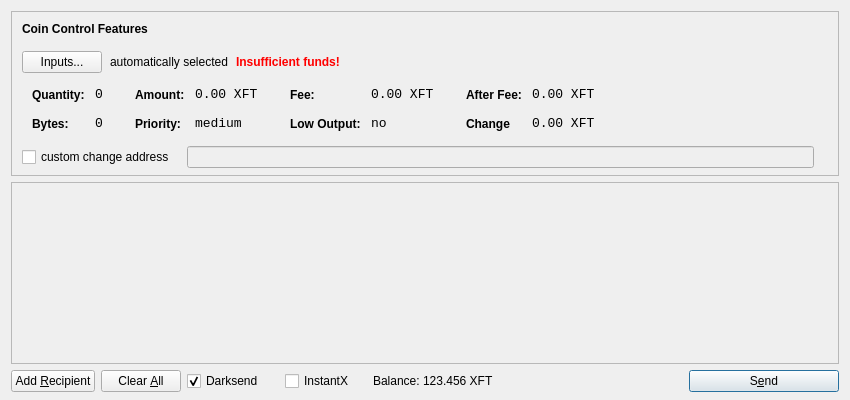
<?xml version="1.0" encoding="UTF-8"?>
<ui version="4.0">
 <class>SendCoinsDialog</class>
 <widget class="QDialog" name="SendCoinsDialog">
  <property name="geometry">
   <rect>
    <x>0</x>
    <y>0</y>
    <width>850</width>
    <height>400</height>
   </rect>
  </property>
  <property name="windowTitle">
   <string>Send Coins</string>
  </property>
  <layout class="QVBoxLayout" name="verticalLayout" stretch="0,1,0">
   <property name="bottomMargin">
    <number>8</number>
   </property>
   <item>
    <widget class="QFrame" name="frameCoinControl">
     <property name="sizePolicy">
      <sizepolicy hsizetype="Expanding" vsizetype="Expanding">
       <horstretch>0</horstretch>
       <verstretch>0</verstretch>
      </sizepolicy>
     </property>
     <property name="maximumSize">
      <size>
       <width>16777215</width>
       <height>16777215</height>
      </size>
     </property>
     <property name="frameShape">
      <enum>QFrame::StyledPanel</enum>
     </property>
     <property name="frameShadow">
      <enum>QFrame::Sunken</enum>
     </property>
     <layout class="QVBoxLayout" name="verticalLayoutCoinControl2">
      <property name="spacing">
       <number>-1</number>
      </property>
      <property name="leftMargin">
       <number>0</number>
      </property>
      <property name="topMargin">
       <number>0</number>
      </property>
      <property name="rightMargin">
       <number>0</number>
      </property>
      <property name="bottomMargin">
       <number>6</number>
      </property>
      <item>
       <layout class="QVBoxLayout" name="verticalLayoutCoinControl" stretch="0,0,0,0,1">
        <property name="spacing">
         <number>0</number>
        </property>
        <property name="leftMargin">
         <number>10</number>
        </property>
        <property name="topMargin">
         <number>10</number>
        </property>
        <item>
         <layout class="QHBoxLayout" name="horizontalLayoutCoinControl1">
          <property name="bottomMargin">
           <number>15</number>
          </property>
          <item>
           <widget class="QLabel" name="labelCoinControlFeatures">
            <property name="sizePolicy">
             <sizepolicy hsizetype="Preferred" vsizetype="Maximum">
              <horstretch>0</horstretch>
              <verstretch>0</verstretch>
             </sizepolicy>
            </property>
            <property name="font">
             <font>
              <weight>75</weight>
              <bold>true</bold>
             </font>
            </property>
            <property name="styleSheet">
             <string notr="true">font-weight:bold;</string>
            </property>
            <property name="text">
             <string>Coin Control Features</string>
            </property>
           </widget>
          </item>
         </layout>
        </item>
        <item>
         <layout class="QHBoxLayout" name="horizontalLayoutCoinControl2" stretch="0,0,0,0">
          <property name="spacing">
           <number>8</number>
          </property>
          <property name="bottomMargin">
           <number>10</number>
          </property>
          <item>
           <widget class="QPushButton" name="pushButtonCoinControl">
            <property name="styleSheet">
             <string notr="true"/>
            </property>
            <property name="text">
             <string>Inputs...</string>
            </property>
           </widget>
          </item>
          <item>
           <widget class="QLabel" name="labelCoinControlAutomaticallySelected">
            <property name="text">
             <string>automatically selected</string>
            </property>
            <property name="margin">
             <number>5</number>
            </property>
           </widget>
          </item>
          <item>
           <widget class="QLabel" name="labelCoinControlInsuffFunds">
            <property name="font">
             <font>
              <weight>75</weight>
              <bold>true</bold>
             </font>
            </property>
            <property name="styleSheet">
             <string notr="true">color:red;font-weight:bold;</string>
            </property>
            <property name="text">
             <string>Insufficient funds!</string>
            </property>
            <property name="margin">
             <number>5</number>
            </property>
           </widget>
          </item>
          <item>
           <spacer name="horizontalSpacerCoinControl">
            <property name="orientation">
             <enum>Qt::Horizontal</enum>
            </property>
            <property name="sizeHint" stdset="0">
             <size>
              <width>40</width>
              <height>1</height>
             </size>
            </property>
           </spacer>
          </item>
         </layout>
        </item>
        <item>
         <widget class="QWidget" name="widgetCoinControl" native="true">
          <property name="sizePolicy">
           <sizepolicy hsizetype="Preferred" vsizetype="Preferred">
            <horstretch>0</horstretch>
            <verstretch>0</verstretch>
           </sizepolicy>
          </property>
          <property name="minimumSize">
           <size>
            <width>0</width>
            <height>0</height>
           </size>
          </property>
          <property name="styleSheet">
           <string notr="true"/>
          </property>
          <layout class="QHBoxLayout" name="horizontalLayoutCoinControl5">
           <property name="margin">
            <number>0</number>
           </property>
           <item>
            <layout class="QHBoxLayout" name="horizontalLayoutCoinControl3" stretch="0,0,0,1">
             <property name="spacing">
              <number>20</number>
             </property>
             <property name="topMargin">
              <number>0</number>
             </property>
             <property name="bottomMargin">
              <number>10</number>
             </property>
             <item>
              <layout class="QFormLayout" name="formLayoutCoinControl1">
               <property name="horizontalSpacing">
                <number>10</number>
               </property>
               <property name="verticalSpacing">
                <number>14</number>
               </property>
               <property name="leftMargin">
                <number>10</number>
               </property>
               <property name="topMargin">
                <number>4</number>
               </property>
               <property name="rightMargin">
                <number>6</number>
               </property>
               <item row="0" column="0">
                <widget class="QLabel" name="labelCoinControlQuantityText">
                 <property name="styleSheet">
                  <string notr="true">font-weight:bold;</string>
                 </property>
                 <property name="text">
                  <string>Quantity:</string>
                 </property>
                 <property name="margin">
                  <number>0</number>
                 </property>
                </widget>
               </item>
               <item row="0" column="1">
                <widget class="QLabel" name="labelCoinControlQuantity">
                 <property name="font">
                  <font>
                   <family>Monospace</family>
                   <pointsize>10</pointsize>
                  </font>
                 </property>
                 <property name="cursor">
                  <cursorShape>IBeamCursor</cursorShape>
                 </property>
                 <property name="contextMenuPolicy">
                  <enum>Qt::ActionsContextMenu</enum>
                 </property>
                 <property name="text">
                  <string>0</string>
                 </property>
                 <property name="margin">
                  <number>0</number>
                 </property>
                 <property name="textInteractionFlags">
                  <set>Qt::LinksAccessibleByMouse|Qt::TextSelectableByKeyboard|Qt::TextSelectableByMouse</set>
                 </property>
                </widget>
               </item>
               <item row="1" column="0">
                <widget class="QLabel" name="labelCoinControlBytesText">
                 <property name="styleSheet">
                  <string notr="true">font-weight:bold;</string>
                 </property>
                 <property name="text">
                  <string>Bytes:</string>
                 </property>
                </widget>
               </item>
               <item row="1" column="1">
                <widget class="QLabel" name="labelCoinControlBytes">
                 <property name="font">
                  <font>
                   <family>Monospace</family>
                   <pointsize>10</pointsize>
                  </font>
                 </property>
                 <property name="cursor">
                  <cursorShape>IBeamCursor</cursorShape>
                 </property>
                 <property name="contextMenuPolicy">
                  <enum>Qt::ActionsContextMenu</enum>
                 </property>
                 <property name="text">
                  <string>0</string>
                 </property>
                 <property name="textInteractionFlags">
                  <set>Qt::LinksAccessibleByMouse|Qt::TextSelectableByKeyboard|Qt::TextSelectableByMouse</set>
                 </property>
                </widget>
               </item>
              </layout>
             </item>
             <item>
              <layout class="QFormLayout" name="formLayoutCoinControl2">
               <property name="horizontalSpacing">
                <number>10</number>
               </property>
               <property name="verticalSpacing">
                <number>14</number>
               </property>
               <property name="leftMargin">
                <number>6</number>
               </property>
               <property name="topMargin">
                <number>4</number>
               </property>
               <property name="rightMargin">
                <number>6</number>
               </property>
               <item row="0" column="0">
                <widget class="QLabel" name="labelCoinControlAmountText">
                 <property name="styleSheet">
                  <string notr="true">font-weight:bold;</string>
                 </property>
                 <property name="text">
                  <string>Amount:</string>
                 </property>
                 <property name="margin">
                  <number>0</number>
                 </property>
                </widget>
               </item>
               <item row="0" column="1">
                <widget class="QLabel" name="labelCoinControlAmount">
                 <property name="font">
                  <font>
                   <family>Monospace</family>
                   <pointsize>10</pointsize>
                  </font>
                 </property>
                 <property name="cursor">
                  <cursorShape>IBeamCursor</cursorShape>
                 </property>
                 <property name="contextMenuPolicy">
                  <enum>Qt::ActionsContextMenu</enum>
                 </property>
                 <property name="text">
                  <string>0.00 XFT</string>
                 </property>
                 <property name="textInteractionFlags">
                  <set>Qt::LinksAccessibleByMouse|Qt::TextSelectableByKeyboard|Qt::TextSelectableByMouse</set>
                 </property>
                </widget>
               </item>
               <item row="1" column="0">
                <widget class="QLabel" name="labelCoinControlPriorityText">
                 <property name="styleSheet">
                  <string notr="true">font-weight:bold;</string>
                 </property>
                 <property name="text">
                  <string>Priority:</string>
                 </property>
                </widget>
               </item>
               <item row="1" column="1">
                <widget class="QLabel" name="labelCoinControlPriority">
                 <property name="font">
                  <font>
                   <family>Monospace</family>
                   <pointsize>10</pointsize>
                  </font>
                 </property>
                 <property name="cursor">
                  <cursorShape>IBeamCursor</cursorShape>
                 </property>
                 <property name="contextMenuPolicy">
                  <enum>Qt::ActionsContextMenu</enum>
                 </property>
                 <property name="text">
                  <string>medium</string>
                 </property>
                 <property name="textInteractionFlags">
                  <set>Qt::LinksAccessibleByMouse|Qt::TextSelectableByKeyboard|Qt::TextSelectableByMouse</set>
                 </property>
                </widget>
               </item>
              </layout>
             </item>
             <item>
              <layout class="QFormLayout" name="formLayoutCoinControl3">
               <property name="horizontalSpacing">
                <number>10</number>
               </property>
               <property name="verticalSpacing">
                <number>14</number>
               </property>
               <property name="leftMargin">
                <number>6</number>
               </property>
               <property name="topMargin">
                <number>4</number>
               </property>
               <property name="rightMargin">
                <number>6</number>
               </property>
               <item row="0" column="0">
                <widget class="QLabel" name="labelCoinControlFeeText">
                 <property name="styleSheet">
                  <string notr="true">font-weight:bold;</string>
                 </property>
                 <property name="text">
                  <string>Fee:</string>
                 </property>
                 <property name="margin">
                  <number>0</number>
                 </property>
                </widget>
               </item>
               <item row="0" column="1">
                <widget class="QLabel" name="labelCoinControlFee">
                 <property name="font">
                  <font>
                   <family>Monospace</family>
                   <pointsize>10</pointsize>
                  </font>
                 </property>
                 <property name="cursor">
                  <cursorShape>IBeamCursor</cursorShape>
                 </property>
                 <property name="contextMenuPolicy">
                  <enum>Qt::ActionsContextMenu</enum>
                 </property>
                 <property name="text">
                  <string>0.00 XFT</string>
                 </property>
                 <property name="textInteractionFlags">
                  <set>Qt::LinksAccessibleByMouse|Qt::TextSelectableByKeyboard|Qt::TextSelectableByMouse</set>
                 </property>
                </widget>
               </item>
               <item row="1" column="0">
                <widget class="QLabel" name="labelCoinControlLowOutputText">
                 <property name="styleSheet">
                  <string notr="true">font-weight:bold;</string>
                 </property>
                 <property name="text">
                  <string>Low Output:</string>
                 </property>
                </widget>
               </item>
               <item row="1" column="1">
                <widget class="QLabel" name="labelCoinControlLowOutput">
                 <property name="font">
                  <font>
                   <family>Monospace</family>
                   <pointsize>10</pointsize>
                  </font>
                 </property>
                 <property name="cursor">
                  <cursorShape>IBeamCursor</cursorShape>
                 </property>
                 <property name="contextMenuPolicy">
                  <enum>Qt::ActionsContextMenu</enum>
                 </property>
                 <property name="text">
                  <string>no</string>
                 </property>
                 <property name="textInteractionFlags">
                  <set>Qt::LinksAccessibleByMouse|Qt::TextSelectableByKeyboard|Qt::TextSelectableByMouse</set>
                 </property>
                </widget>
               </item>
              </layout>
             </item>
             <item>
              <layout class="QFormLayout" name="formLayoutCoinControl4">
               <property name="horizontalSpacing">
                <number>10</number>
               </property>
               <property name="verticalSpacing">
                <number>14</number>
               </property>
               <property name="leftMargin">
                <number>6</number>
               </property>
               <property name="topMargin">
                <number>4</number>
               </property>
               <property name="rightMargin">
                <number>6</number>
               </property>
               <item row="0" column="0">
                <widget class="QLabel" name="labelCoinControlAfterFeeText">
                 <property name="styleSheet">
                  <string notr="true">font-weight:bold;</string>
                 </property>
                 <property name="text">
                  <string>After Fee:</string>
                 </property>
                 <property name="margin">
                  <number>0</number>
                 </property>
                </widget>
               </item>
               <item row="0" column="1">
                <widget class="QLabel" name="labelCoinControlAfterFee">
                 <property name="font">
                  <font>
                   <family>Monospace</family>
                   <pointsize>10</pointsize>
                  </font>
                 </property>
                 <property name="cursor">
                  <cursorShape>IBeamCursor</cursorShape>
                 </property>
                 <property name="contextMenuPolicy">
                  <enum>Qt::ActionsContextMenu</enum>
                 </property>
                 <property name="text">
                  <string>0.00 XFT</string>
                 </property>
                 <property name="textInteractionFlags">
                  <set>Qt::LinksAccessibleByMouse|Qt::TextSelectableByKeyboard|Qt::TextSelectableByMouse</set>
                 </property>
                </widget>
               </item>
               <item row="1" column="0">
                <widget class="QLabel" name="labelCoinControlChangeText">
                 <property name="styleSheet">
                  <string notr="true">font-weight:bold;</string>
                 </property>
                 <property name="text">
                  <string>Change</string>
                 </property>
                </widget>
               </item>
               <item row="1" column="1">
                <widget class="QLabel" name="labelCoinControlChange">
                 <property name="font">
                  <font>
                   <family>Monospace</family>
                   <pointsize>10</pointsize>
                  </font>
                 </property>
                 <property name="cursor">
                  <cursorShape>IBeamCursor</cursorShape>
                 </property>
                 <property name="contextMenuPolicy">
                  <enum>Qt::ActionsContextMenu</enum>
                 </property>
                 <property name="text">
                  <string>0.00 XFT</string>
                 </property>
                 <property name="textInteractionFlags">
                  <set>Qt::LinksAccessibleByMouse|Qt::TextSelectableByKeyboard|Qt::TextSelectableByMouse</set>
                 </property>
                </widget>
               </item>
              </layout>
             </item>
            </layout>
           </item>
          </layout>
         </widget>
        </item>
        <item>
         <layout class="QHBoxLayout" name="horizontalLayoutCoinControl4" stretch="0,0,0">
          <property name="spacing">
           <number>12</number>
          </property>
          <property name="sizeConstraint">
           <enum>QLayout::SetDefaultConstraint</enum>
          </property>
          <property name="topMargin">
           <number>5</number>
          </property>
          <property name="rightMargin">
           <number>5</number>
          </property>
          <item>
           <widget class="QCheckBox" name="checkBoxCoinControlChange">
            <property name="text">
             <string>custom change address</string>
            </property>
           </widget>
          </item>
          <item>
           <widget class="QLineEdit" name="lineEditCoinControlChange">
            <property name="enabled">
             <bool>false</bool>
            </property>
            <property name="sizePolicy">
             <sizepolicy hsizetype="Expanding" vsizetype="Fixed">
              <horstretch>0</horstretch>
              <verstretch>0</verstretch>
             </sizepolicy>
            </property>
           </widget>
          </item>
          <item>
           <widget class="QLabel" name="labelCoinControlChangeLabel">
            <property name="sizePolicy">
             <sizepolicy hsizetype="Preferred" vsizetype="Expanding">
              <horstretch>0</horstretch>
              <verstretch>0</verstretch>
             </sizepolicy>
            </property>
            <property name="minimumSize">
             <size>
              <width>0</width>
              <height>0</height>
             </size>
            </property>
            <property name="text">
             <string/>
            </property>
            <property name="margin">
             <number>3</number>
            </property>
           </widget>
          </item>
         </layout>
        </item>
        <item>
         <spacer name="verticalSpacerCoinControl">
          <property name="orientation">
           <enum>Qt::Vertical</enum>
          </property>
          <property name="sizeHint" stdset="0">
           <size>
            <width>800</width>
            <height>1</height>
           </size>
          </property>
         </spacer>
        </item>
       </layout>
      </item>
     </layout>
    </widget>
   </item>
   <item>
    <widget class="QScrollArea" name="scrollArea">
     <property name="widgetResizable">
      <bool>true</bool>
     </property>
     <widget class="QWidget" name="scrollAreaWidgetContents">
      <property name="geometry">
       <rect>
        <x>0</x>
        <y>0</y>
        <width>830</width>
        <height>165</height>
       </rect>
      </property>
      <layout class="QVBoxLayout" name="verticalLayout_2">
       <property name="margin">
        <number>0</number>
       </property>
       <item>
        <layout class="QVBoxLayout" name="entries">
         <property name="spacing">
          <number>6</number>
         </property>
        </layout>
       </item>
       <item>
        <spacer name="verticalSpacer">
         <property name="orientation">
          <enum>Qt::Vertical</enum>
         </property>
         <property name="sizeHint" stdset="0">
          <size>
           <width>20</width>
           <height>40</height>
          </size>
         </property>
        </spacer>
       </item>
      </layout>
     </widget>
    </widget>
   </item>
   <item>
    <layout class="QHBoxLayout" name="horizontalLayout">
     <item>
      <widget class="QPushButton" name="addButton">
       <property name="toolTip">
        <string>Send to multiple recipients at once</string>
       </property>
       <property name="text">
        <string>Add &amp;Recipient</string>
       </property>
       <property name="autoDefault">
        <bool>false</bool>
       </property>
      </widget>
     </item>
     <item>
      <widget class="QPushButton" name="clearButton">
       <property name="sizePolicy">
        <sizepolicy hsizetype="Minimum" vsizetype="Fixed">
         <horstretch>0</horstretch>
         <verstretch>0</verstretch>
        </sizepolicy>
       </property>
       <property name="toolTip">
        <string>Remove all transaction fields</string>
       </property>
       <property name="text">
        <string>Clear &amp;All</string>
       </property>
       <property name="autoRepeatDelay">
        <number>300</number>
       </property>
       <property name="autoDefault">
        <bool>false</bool>
       </property>
      </widget>
     </item>
     <item>
      <layout class="QHBoxLayout" name="horizontalLayout_2">
       <property name="spacing">
        <number>3</number>
       </property>
        <item>
        <widget class="QCheckBox" name="checkUseDarksend">
         <property name="minimumSize">
          <size>
           <width>95</width>
           <height>0</height>
          </size>
         </property>
         <property name="text">
          <string>Darksend</string>
         </property>
         <property name="checked">
          <bool>true</bool>
         </property>
        </widget>
       </item>
       <item>
        <widget class="QCheckBox" name="checkInstantX">
         <property name="enabled">
          <bool>true</bool>
         </property>
         <property name="minimumSize">
          <size>
           <width>85</width>
           <height>0</height>
          </size>
         </property>
         <property name="text">
          <string>InstantX</string>
         </property>
        </widget>
       </item>
       <item>
        <widget class="QLabel" name="label">
         <property name="sizePolicy">
          <sizepolicy hsizetype="Preferred" vsizetype="Fixed">
           <horstretch>0</horstretch>
           <verstretch>0</verstretch>
          </sizepolicy>
         </property>
         <property name="text">
          <string>Balance:</string>
         </property>
        </widget>
       </item>
       <item>
        <widget class="QLabel" name="labelBalance">
         <property name="sizePolicy">
          <sizepolicy hsizetype="Preferred" vsizetype="Fixed">
           <horstretch>0</horstretch>
           <verstretch>0</verstretch>
          </sizepolicy>
         </property>
         <property name="cursor">
          <cursorShape>IBeamCursor</cursorShape>
         </property>
         <property name="text">
          <string>123.456 XFT</string>
         </property>
         <property name="textInteractionFlags">
          <set>Qt::LinksAccessibleByMouse|Qt::TextSelectableByKeyboard|Qt::TextSelectableByMouse</set>
         </property>
        </widget>
       </item>
      </layout>
     </item>
     <item>
      <spacer name="horizontalSpacer">
       <property name="orientation">
        <enum>Qt::Horizontal</enum>
       </property>
       <property name="sizeHint" stdset="0">
        <size>
         <width>40</width>
         <height>20</height>
        </size>
       </property>
      </spacer>
     </item>
     <item>
      <widget class="QPushButton" name="sendButton">
       <property name="minimumSize">
        <size>
         <width>150</width>
         <height>0</height>
        </size>
       </property>
       <property name="toolTip">
        <string>Confirm the send action</string>
       </property>
       <property name="text">
        <string>S&amp;end</string>
       </property>
       <property name="icon">
        <iconset resource="../bitcoin.qrc">
         <normaloff>:/icons/send</normaloff>:/icons/send</iconset>
       </property>
       <property name="default">
        <bool>true</bool>
       </property>
      </widget>
     </item>
    </layout>
   </item>
  </layout>
 </widget>
 <resources>
  <include location="../bitcoin.qrc"/>
 </resources>
 <connections/>
</ui>
